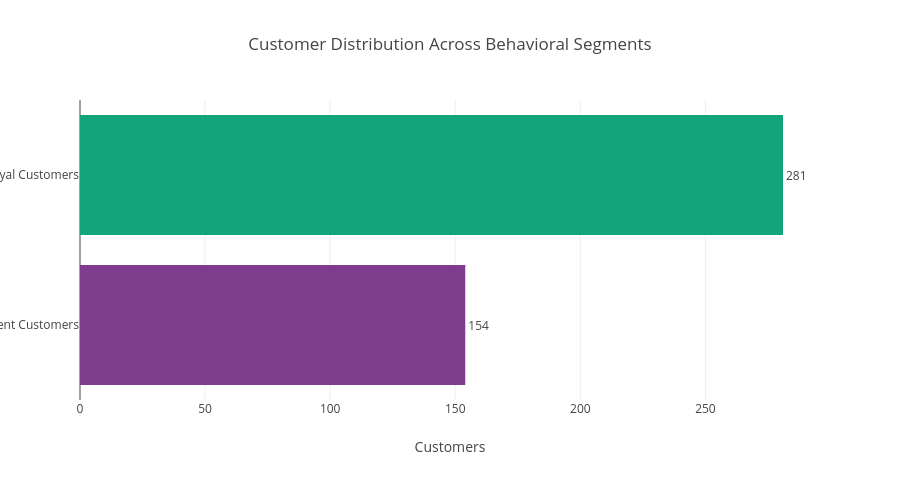

Source (notebook cell):
### Code cell
fig = px.bar(x,x='CustomerCount',y='Segment',orientation='h',color='SegmentLabel',
                 text='CustomerCount',color_discrete_sequence=px.colors.qualitative.Bold,
                 title='Customer Distribution Across Behavioral Segments',labels={'CustomerCount':'Customers','Segment':''})
fig.update_traces(textposition = 'outside')
fig.update_layout(height=480,showlegend=False,plot_bgcolor='rgba(0,0,0,0)',paper_bgcolor = 'rgba(0,0,0,0)')
fig.show()

### Figure 1 — Plotly figure (JSON) as saved in the notebook; plotly's stock layout.template omitted (floating-point values rounded to 4 significant figures)
{"data": [{"hovertemplate": "SegmentLabel=Low-Engagement Customers<br>Customers=%{text}<br>=%{y}<extra></extra>", "legendgroup": "Low-Engagement Customers", "marker": {"color": "rgb(127, 60, 141)", "pattern": {"shape": ""}}, "name": "Low-Engagement Customers", "orientation": "h", "showlegend": true, "text": [154.0], "textposition": "outside", "type": "bar", "x": [154], "xaxis": "x", "y": ["Cluster0 — Low-Engagement Customers"], "yaxis": "y"}, {"hovertemplate": "SegmentLabel=High-Value Loyal Customers<br>Customers=%{text}<br>=%{y}<extra></extra>", "legendgroup": "High-Value Loyal Customers", "marker": {"color": "rgb(17, 165, 121)", "pattern": {"shape": ""}}, "name": "High-Value Loyal Customers", "orientation": "h", "showlegend": true, "text": [281.0], "textposition": "outside", "type": "bar", "x": [281], "xaxis": "x", "y": ["Cluster1 — High-Value Loyal Customers"], "yaxis": "y"}], "layout": {"barmode": "relative", "height": 480, "legend": {"title": {"text": "SegmentLabel"}, "tracegroupgap": 0}, "paper_bgcolor": "rgba(0,0,0,0)", "plot_bgcolor": "rgba(0,0,0,0)", "showlegend": false, "title": {"text": "Customer Distribution Across Behavioral Segments"}, "xaxis": {"anchor": "y", "domain": [0, 1], "title": {"text": "Customers"}}, "yaxis": {"anchor": "x", "domain": [0, 1], "title": {"text": ""}}}}
